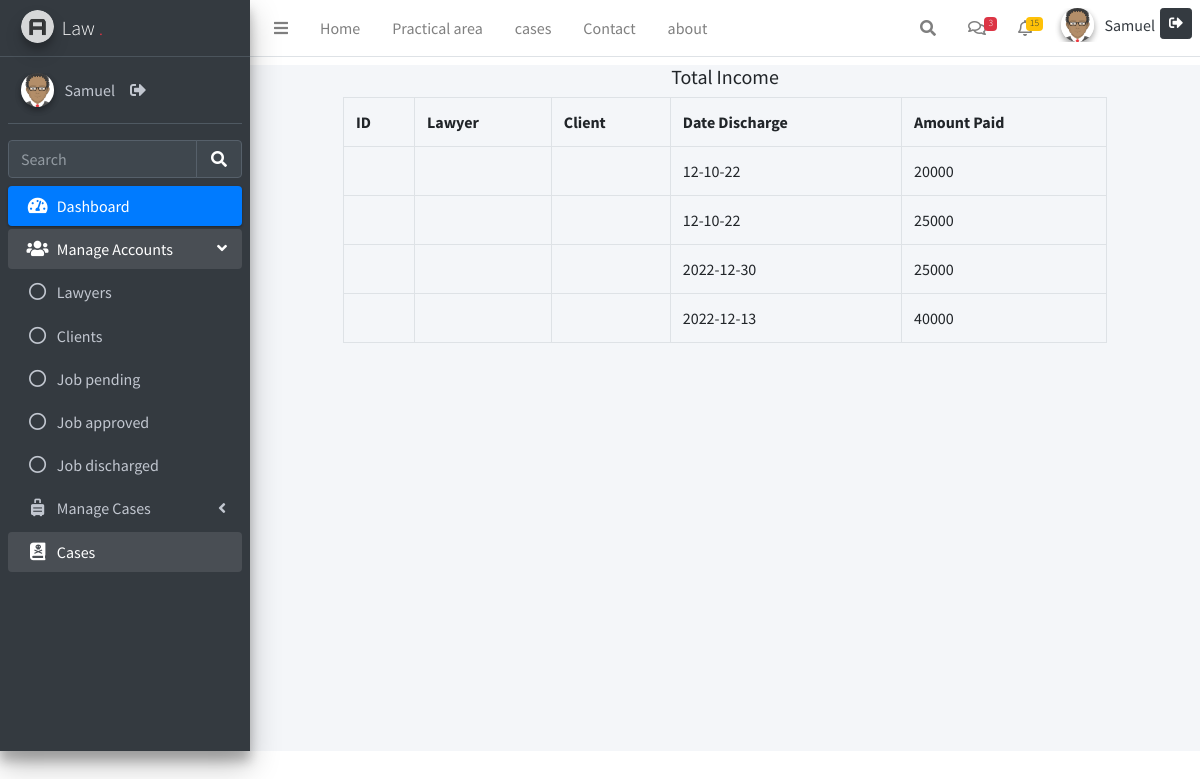
/website/admin/income.php (signed in), run on the app's committed database.
### tables this page shows
CREATE TABLE `income` (
  `income_id` int(100) NOT NULL,
  `invoice_id` varchar(50) NOT NULL,
  `app_id` int(11) NOT NULL,
  `date_discharge` varchar(100) NOT NULL,
  `amount_paid` varchar(100) NOT NULL,
  `description` varchar(100) NOT NULL
);

### website/admin/income.php (the view, shortened to what this page needs)
<?php
      include( "function.php");
        include("../includes/config.php");
    ?>
    <div class="container-fluid">
            <div class="col-md-10  offset-1">
                <h5 class="text-center my-2">Total Income</h5>
                <?php
                    $query = "SELECT * FROM income";
                    $res = mysqli_query($db_conn,$query);
                    $output = "";
                    $output .= "
                        <table class='table table-bordered'>
                            <tr>
                                <th>ID</th>
                                <th>Lawyer</th>
                                <th>Client</th>
                                <th>Date Discharge</th>
                                <th>Amount Paid</th>
                            </tr>
                    ";
                    while ($row = mysqli_fetch_array($res)){
                        $output .= "
                            <tr>
                                <td>".$row['id']."</td>
                                <td>".$row['lawyer']."</td>
                                <td>".$row['client']."</td>
                                <td>".$row['date_discharge']."</td>
                                <td>".$row['amount_paid']."</td>
                        ";
                    }
                    $output .= "</tr></table>";
                    echo $output;
                ?>
            </div>
        </div>
    </div>
</body>
</html>

### data on the page
income: date_discharge "12-10-22", amount_paid "20000"
income: date_discharge "12-10-22", amount_paid "25000"
income: date_discharge "2022-12-30", amount_paid "25000"
income: date_discharge "2022-12-13", amount_paid "40000"

### other printed values
$userName "Samuel"
